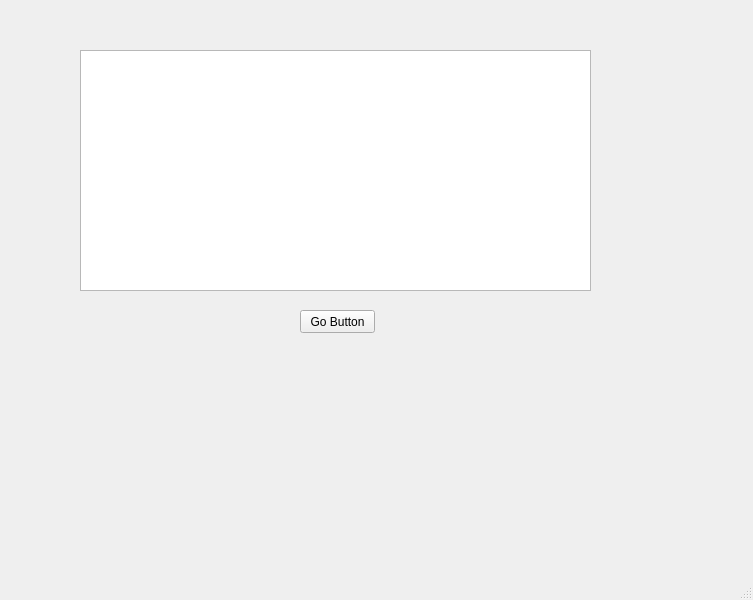
<?xml version="1.0" encoding="UTF-8"?>
<ui version="4.0">
 <class>MainWindow</class>
 <widget class="QMainWindow" name="MainWindow">
  <property name="geometry">
   <rect>
    <x>0</x>
    <y>0</y>
    <width>753</width>
    <height>600</height>
   </rect>
  </property>
  <property name="windowTitle">
   <string>MainWindow</string>
  </property>
  <widget class="QWidget" name="centralwidget">
   <widget class="QPushButton" name="goButton">
    <property name="geometry">
     <rect>
      <x>300</x>
      <y>310</y>
      <width>75</width>
      <height>23</height>
     </rect>
    </property>
    <property name="text">
     <string>Go Button</string>
    </property>
   </widget>
   <widget class="QTextEdit" name="goText">
    <property name="geometry">
     <rect>
      <x>80</x>
      <y>50</y>
      <width>511</width>
      <height>241</height>
     </rect>
    </property>
   </widget>
  </widget>
  <widget class="QMenuBar" name="menubar">
   <property name="geometry">
    <rect>
     <x>0</x>
     <y>0</y>
     <width>753</width>
     <height>21</height>
    </rect>
   </property>
  </widget>
  <widget class="QStatusBar" name="statusbar"/>
 </widget>
 <resources/>
 <connections/>
</ui>
